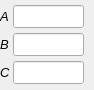
<?xml version="1.0" encoding="UTF-8"?>
<ui version="4.0">
 <class>Vec3NodeValueWidget</class>
 <widget class="QWidget" name="Vec3NodeValueWidget">
  <property name="geometry">
   <rect>
    <x>0</x>
    <y>0</y>
    <width>94</width>
    <height>90</height>
   </rect>
  </property>
  <property name="font">
   <font>
    <pointsize>10</pointsize>
   </font>
  </property>
  <property name="windowTitle">
   <string>Form</string>
  </property>
  <layout class="QGridLayout" name="gridLayout">
   <property name="leftMargin">
    <number>0</number>
   </property>
   <property name="topMargin">
    <number>0</number>
   </property>
   <property name="rightMargin">
    <number>0</number>
   </property>
   <property name="bottomMargin">
    <number>0</number>
   </property>
   <property name="horizontalSpacing">
    <number>2</number>
   </property>
   <property name="verticalSpacing">
    <number>0</number>
   </property>
   <item row="0" column="2">
    <widget class="CheckIndicator" name="ValueAValidIndicator">
     <property name="sizePolicy">
      <sizepolicy hsizetype="Minimum" vsizetype="Minimum">
       <horstretch>0</horstretch>
       <verstretch>0</verstretch>
      </sizepolicy>
     </property>
     <property name="text">
      <string/>
     </property>
    </widget>
   </item>
   <item row="0" column="1">
    <widget class="QLineEdit" name="ValueAEdit"/>
   </item>
   <item row="1" column="2">
    <widget class="CheckIndicator" name="ValueBValidIndicator">
     <property name="sizePolicy">
      <sizepolicy hsizetype="Minimum" vsizetype="Minimum">
       <horstretch>0</horstretch>
       <verstretch>0</verstretch>
      </sizepolicy>
     </property>
     <property name="text">
      <string/>
     </property>
    </widget>
   </item>
   <item row="2" column="2">
    <widget class="CheckIndicator" name="ValueCValidIndicator">
     <property name="sizePolicy">
      <sizepolicy hsizetype="Minimum" vsizetype="Minimum">
       <horstretch>0</horstretch>
       <verstretch>0</verstretch>
      </sizepolicy>
     </property>
     <property name="text">
      <string/>
     </property>
    </widget>
   </item>
   <item row="1" column="1">
    <widget class="QLineEdit" name="ValueBEdit"/>
   </item>
   <item row="2" column="1">
    <widget class="QLineEdit" name="ValueCEdit"/>
   </item>
   <item row="0" column="0">
    <widget class="QLabel" name="ValueALabel">
     <property name="sizePolicy">
      <sizepolicy hsizetype="Minimum" vsizetype="Preferred">
       <horstretch>0</horstretch>
       <verstretch>0</verstretch>
      </sizepolicy>
     </property>
     <property name="font">
      <font>
       <italic>true</italic>
      </font>
     </property>
     <property name="text">
      <string>A</string>
     </property>
    </widget>
   </item>
   <item row="1" column="0">
    <widget class="QLabel" name="ValueBLabel">
     <property name="sizePolicy">
      <sizepolicy hsizetype="Minimum" vsizetype="Preferred">
       <horstretch>0</horstretch>
       <verstretch>0</verstretch>
      </sizepolicy>
     </property>
     <property name="font">
      <font>
       <italic>true</italic>
      </font>
     </property>
     <property name="text">
      <string>B</string>
     </property>
    </widget>
   </item>
   <item row="2" column="0">
    <widget class="QLabel" name="ValueCLabel">
     <property name="sizePolicy">
      <sizepolicy hsizetype="Minimum" vsizetype="Preferred">
       <horstretch>0</horstretch>
       <verstretch>0</verstretch>
      </sizepolicy>
     </property>
     <property name="font">
      <font>
       <italic>true</italic>
      </font>
     </property>
     <property name="text">
      <string>C</string>
     </property>
    </widget>
   </item>
  </layout>
 </widget>
 <customwidgets>
  <customwidget>
   <class>CheckIndicator</class>
   <extends>QLabel</extends>
   <header>gui/widgets/checkIndicator.h</header>
  </customwidget>
 </customwidgets>
 <resources>
  <include location="../main.qrc"/>
 </resources>
 <connections/>
</ui>
